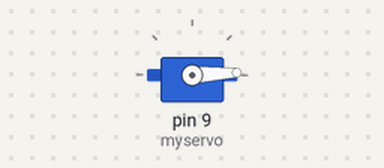
A sketch run on a simulated Arduino Uno, built with avr-gcc and run on an emulated ATmega328P. Parts: servo.

Above: at 0.05 s.
At 1.3 s:
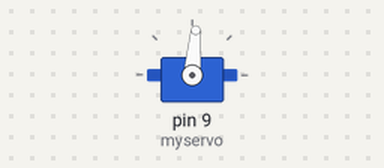
At 2.6 s:
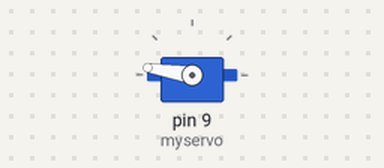
At 5.2 s:
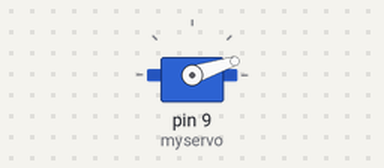
Timing chart, 0 to 7.1 s (numbered marks = the images above):
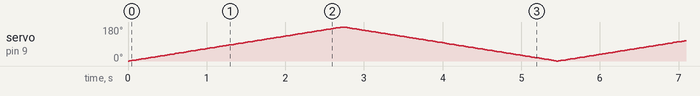

The sketch:

servo.ino
```cpp
#include <Servo.h>            //加载文件库
int pos = 0;
Servo myservo;

void setup()
{
  myservo.attach(9, 500, 2500);          //修正脉冲宽度
}

void loop()
{
  for (pos = 0; pos <= 180; pos += 1) {       //pos+=1等价于pos=pos+1
    myservo.write(pos);
    delay(15);
  }
  for (pos = 180; pos >= 0; pos -= 1) {
    myservo.write(pos);
    delay(15);
  }
}
```
